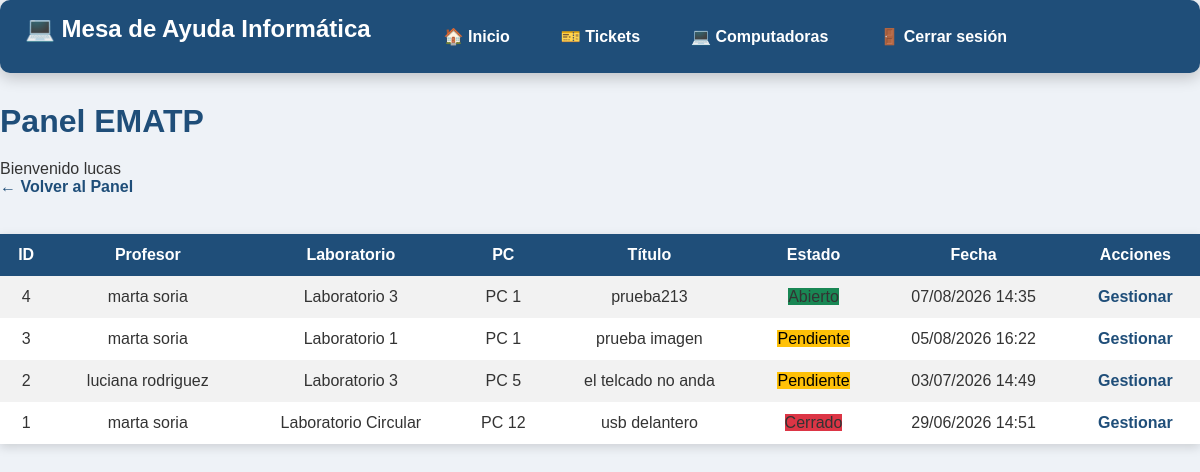
/sistemaescuela/ematp/tickets.php (signed in), run on an earlier commit of the app's database.
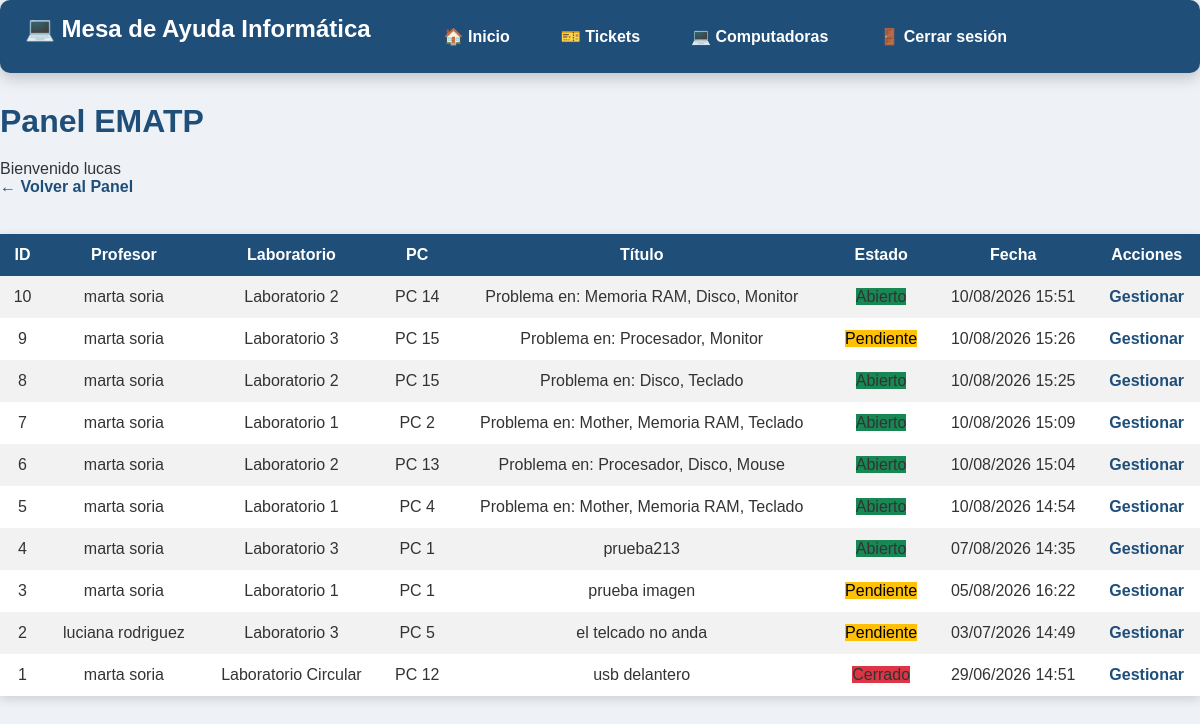
And on a later commit of the database.
### tables this page shows
CREATE TABLE `tickets` (
  `id_ticket` int(11) NOT NULL,
  `titulo` varchar(100) NOT NULL,
  `descripcion` text NOT NULL,
  `componentes_afectados` text DEFAULT NULL,
  `fecha_creacion` datetime DEFAULT current_timestamp(),
  `estado` enum('Abierto','Pendiente','Cerrado') NOT NULL DEFAULT 'Abierto',
  `id_usuario` int(11) NOT NULL,
  `id_computadora` int(11) DEFAULT NULL,
  `foto` varchar(255) DEFAULT NULL,
  `id_ematp_asignado` int(11) DEFAULT NULL
);

CREATE TABLE `usuarios` (
  `id_usuario` int(11) NOT NULL,
  `nombre` varchar(50) NOT NULL,
  `apellido` varchar(50) NOT NULL,
  `email` varchar(100) NOT NULL,
  `contrasena` varchar(255) NOT NULL,
  `id_rol` int(11) NOT NULL
);

CREATE TABLE `laboratorios` (
  `id_laboratorio` int(11) NOT NULL,
  `nombre` varchar(50) NOT NULL
);

CREATE TABLE `computadoras` (
  `id_computadora` int(11) NOT NULL,
  `numero_pc` int(11) NOT NULL,
  `id_laboratorio` int(11) NOT NULL,
  `estado` enum('Alta','Baja') NOT NULL DEFAULT 'Alta'
);

### sistemaescuela/ematp/tickets.php (the view, shortened to what this page needs)
<?php
include("../conexion/conexion.php");
$sql = "SELECT
            tickets.*,
            usuarios.nombre,
            usuarios.apellido,
            computadoras.numero_pc,
            laboratorios.nombre AS laboratorio
        FROM tickets
        INNER JOIN usuarios
            ON tickets.id_usuario = usuarios.id_usuario
        INNER JOIN computadoras
            ON tickets.id_computadora = computadoras.id_computadora
        INNER JOIN laboratorios
            ON computadoras.id_laboratorio = laboratorios.id_laboratorio
        ORDER BY tickets.fecha_creacion DESC";
$resultado = mysqli_query($conexion, $sql);
?>
<!DOCTYPE html>
<html lang="es">
<head>
<link rel="stylesheet" href="../css/estilos.css">
<link rel="stylesheet" href="../css/estilos.css">
</head>
<body>
<?php include("../includes/menu_ematp.php"); ?>
<h1>Panel EMATP</h1>
<p>Bienvenido <?php echo $_SESSION["nombre"]; ?></p>
<a href="../menu.php">← Volver al Panel</a>
<br><br>
<table>
<tr>
<th>ID</th>
<th>Profesor</th>
<th>Laboratorio</th>
<th>PC</th>
<th>Título</th>
<th>Estado</th>
<th>Fecha</th>
<th>Acciones</th>
</tr>
<?php while($fila=mysqli_fetch_assoc($resultado)){ ?>
<tr>
<td><?php echo $fila["id_ticket"]; ?></td>
<td>
<?php
echo $fila["nombre"]." ".$fila["apellido"];
?>
</td>
<td>
<?php echo $fila["laboratorio"]; ?>
</td>
<td>
PC <?php echo $fila["numero_pc"]; ?>
</td>
<td>
<?php echo $fila["titulo"]; ?>
</td>
<td>
<?php
if($fila["estado"]=="Abierto"){
echo "<span class='abierto'>Abierto</span>";
}elseif($fila["estado"]=="Pendiente"){
echo "<span class='pendiente'>Pendiente</span>";
}else{
echo "<span class='cerrado'>Cerrado</span>";
}
?>
</td>
<td>
<?php
echo date("d/m/Y H:i",strtotime($fila["fecha_creacion"]));
?>
</td>
<td>
<a href="editar_ticket.php?id=<?php echo $fila["id_ticket"]; ?>">
Gestionar
</a>
</td>
</tr>
<?php } ?>
</table>
</body>
</html>

What changed in the data, as far as the page shows it:
added tickets: id_ticket "10", id_usuario.nombre "marta", id_usuario.apellido "soria", laboratorios.nombre "Laboratorio 2", id_computadora.numero_pc "14", titulo "Problema en: Memoria RAM, Disco, Monitor", estado "Abierto", fecha_creacion "10/08/2026 15:51"
added tickets: id_ticket "9", id_usuario.nombre "marta", id_usuario.apellido "soria", laboratorios.nombre "Laboratorio 3", id_computadora.numero_pc "15", titulo "Problema en: Procesador, Monitor", estado "Pendiente", fecha_creacion "10/08/2026 15:26"
added tickets: id_ticket "8", id_usuario.nombre "marta", id_usuario.apellido "soria", laboratorios.nombre "Laboratorio 2", id_computadora.numero_pc "15", titulo "Problema en: Disco, Teclado", estado "Abierto", fecha_creacion "10/08/2026 15:25"
added tickets: id_ticket "7", id_usuario.nombre "marta", id_usuario.apellido "soria", laboratorios.nombre "Laboratorio 1", id_computadora.numero_pc "2", titulo "Problema en: Mother, Memoria RAM, Teclado", estado "Abierto", fecha_creacion "10/08/2026 15:09"
added tickets: id_ticket "6", id_usuario.nombre "marta", id_usuario.apellido "soria", laboratorios.nombre "Laboratorio 2", id_computadora.numero_pc "13", titulo "Problema en: Procesador, Disco, Mouse", estado "Abierto", fecha_creacion "10/08/2026 15:04"
added tickets: id_ticket "5", id_usuario.nombre "marta", id_usuario.apellido "soria", laboratorios.nombre "Laboratorio 1", id_computadora.numero_pc "4", titulo "Problema en: Mother, Memoria RAM, Teclado", estado "Abierto", fecha_creacion "10/08/2026 14:54"
